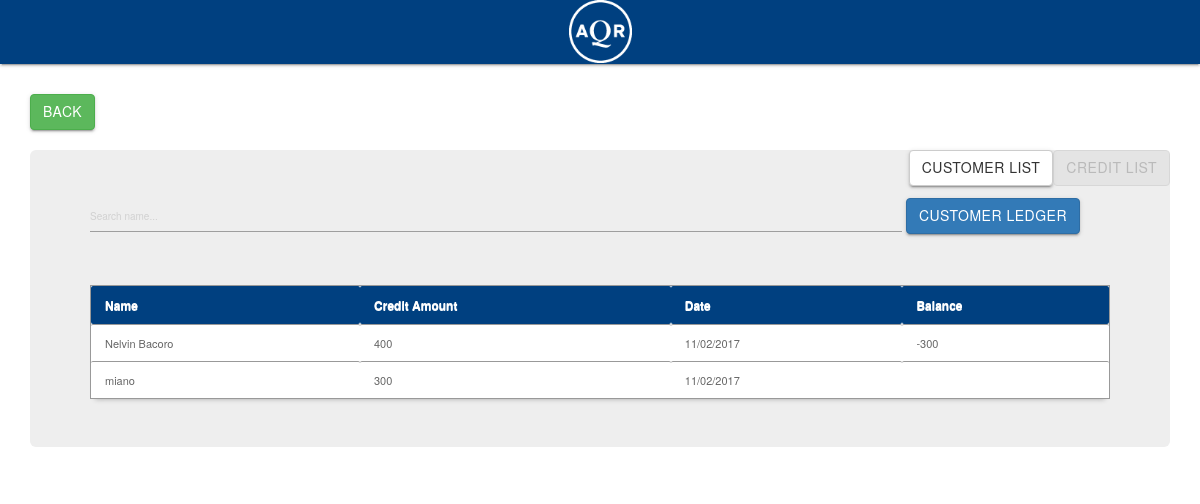
The page /main/cus-credit.php on the database its author committed.
### tables this page shows
CREATE TABLE `sales` (
  `transaction_id` int(11) NOT NULL AUTO_INCREMENT,
  `invoice_number` varchar(100) NOT NULL,
  `cashier` varchar(100) NOT NULL,
  `date` varchar(100) NOT NULL,
  `type` varchar(100) NOT NULL,
  `amount` varchar(100) NOT NULL,
  `due_date` varchar(100) NOT NULL,
  `name` varchar(100) NOT NULL,
  `balance` varchar(100) DEFAULT NULL,
  PRIMARY KEY (`transaction_id`)
);

### main/cus-credit.php (the view, shortened to what this page needs)
<html>
<head>
	<link rel="stylesheet" href="../css/materialize.min.css">
<link rel="stylesheet" href="../css/bootstrap.min.css">
<link href="../style01.css" media="screen" rel="stylesheet" type="text/css" />
<link href="src/facebox.css" media="screen" rel="stylesheet" type="text/css" />
</head>
<body>
<nav>
<div class="nav-wrapper">
<center>
<a rel="" href="#"><img src="logo.png" style="width:63px; height:63px" /></a>
</center>
</div>
</nav>
<p>
<div class="container">
		<br>
<a href="index.php" class="btn btn-success btn-xs-2x" style="float: none;">Back</a>
<br>
<br>
<a href="cus-credit.php" class="btn btn-default" style="float: right;" disabled>credit list</a>
<a href="cus-new.php" class="btn btn-default" style="float: right;" >customer list</a>
<div class="jumbotron">
<input style="width:812px" type="text" name="filter" value="" id="filter" placeholder="Search name..." autocomplete="off" />
<a rel="facebox" href="select_customer-new.php" class="btn btn-primary btn-sm-2x">Customer Ledger</a><br><br>
<table id="resultTable" data-responsive="table">
	<thead>
		<tr>
			<th> Name </th>
			<th> Credit Amount </th>
			<th> Date </th>
			<th> Balance </th>
		</tr>
	</thead>
	<tbody>
			<?php
				include('../connect.php');
				$result = $db->prepare("SELECT * FROM sales where type='credit' ORDER BY transaction_id DESC");
				$result->execute();
				for($i=0; $row = $result->fetch(); $i++){
			?>
			<tr class="record">
			<td><?php echo $row['name']; ?></td>
			<td><?php echo $row['amount']; ?></td>
			<td><?php echo $row['date']; ?></td>
			<td><?php echo $row['balance']; ?></td></tr>
			<?php
				}
			?>
	</tbody>
</table>
</div>
</div>
</body>
</html>

### style01.css (style rules this page uses)
#resultTable { border-collapse: separate; background-color: #FFFFFF; border-spacing: 0; max-width: auto; }
#resultTable { color: #666666; text-shadow: 0 1px 0 #FFFFFF; width: 100%; border: 1px solid #999999; box-shadow: 0 5px 5px -5px rgba(0, 0, 0, 0.3); margin-top: 13px; }
#resultTable thead tr th { background: none repeat scroll 0 0 #004080; color: white; padding: 10px 14px; text-align: left; border-top: 0 none; font-size: 12px; }
#resultTable tbody tr td { background-color: #FFFFFF; font-size: 11px; text-align: left; padding: 10px 14px; border-top: 1px solid #999999; }

### main/cus-credit.php (style rules this page uses)
body { background:url(body5.png); }
.nav-wrapper { background-color: #004080; color: white; }

### rows shown on the page
sales: name "Nelvin Bacoro", amount "400", date "11/02/2017", balance "-300"
sales: name "miano", amount "300", date "11/02/2017"
